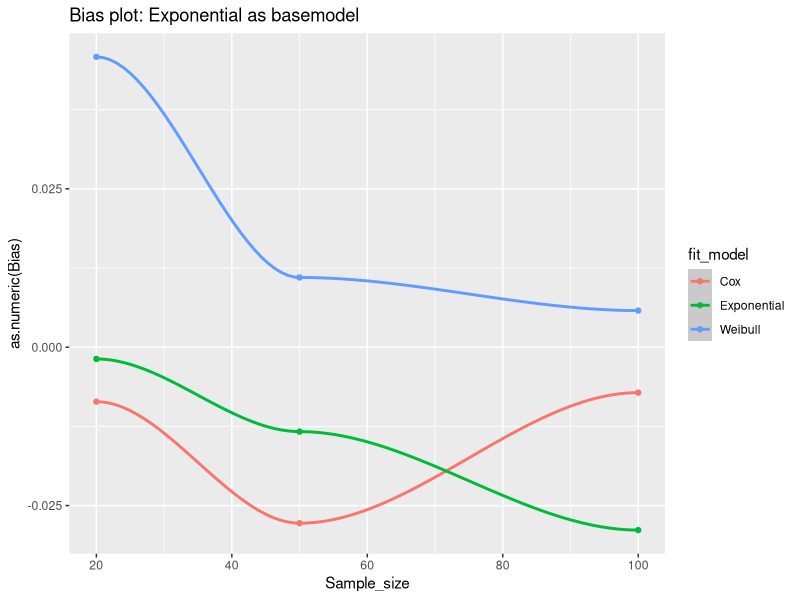
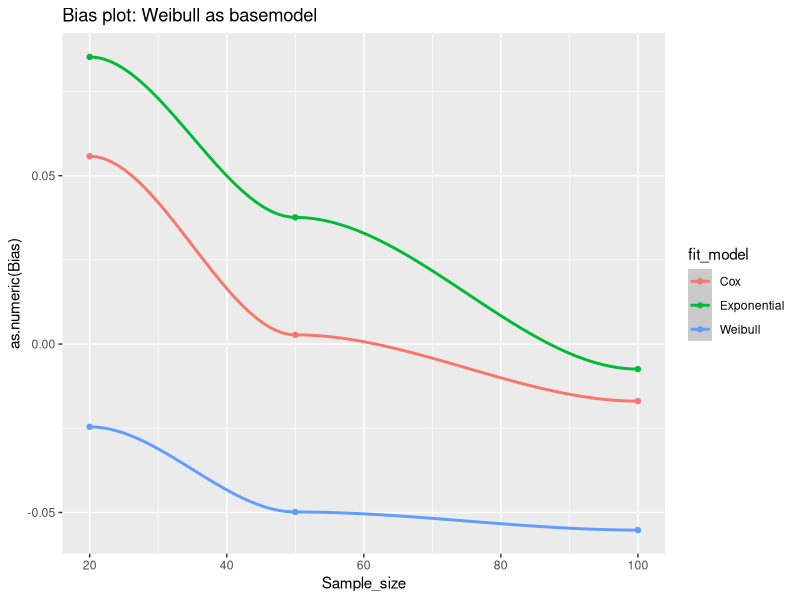
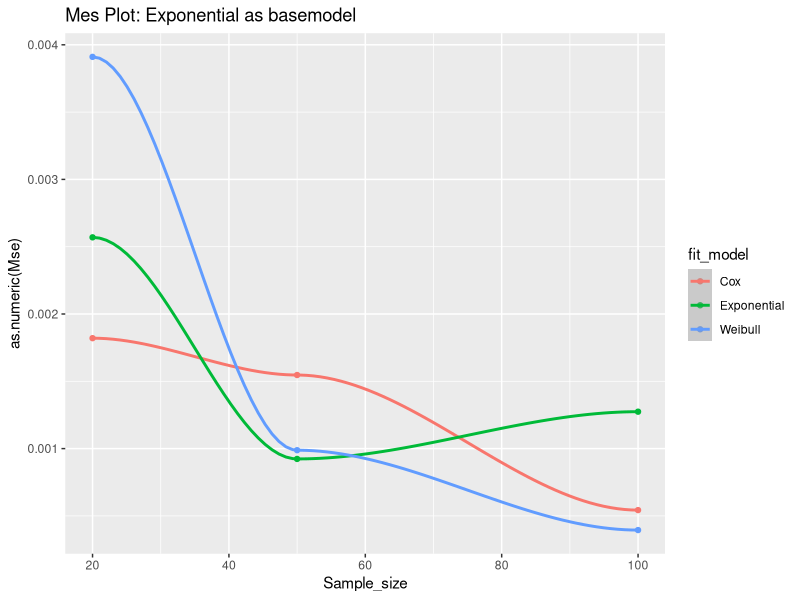
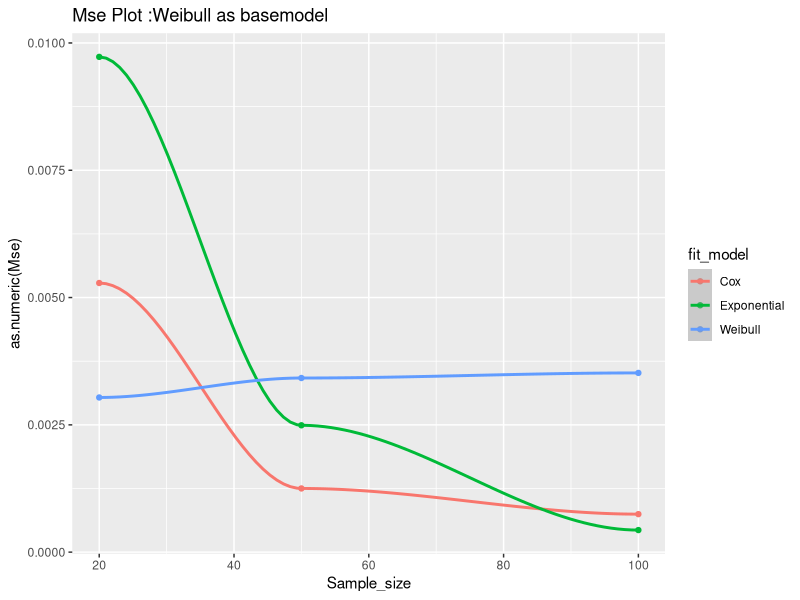
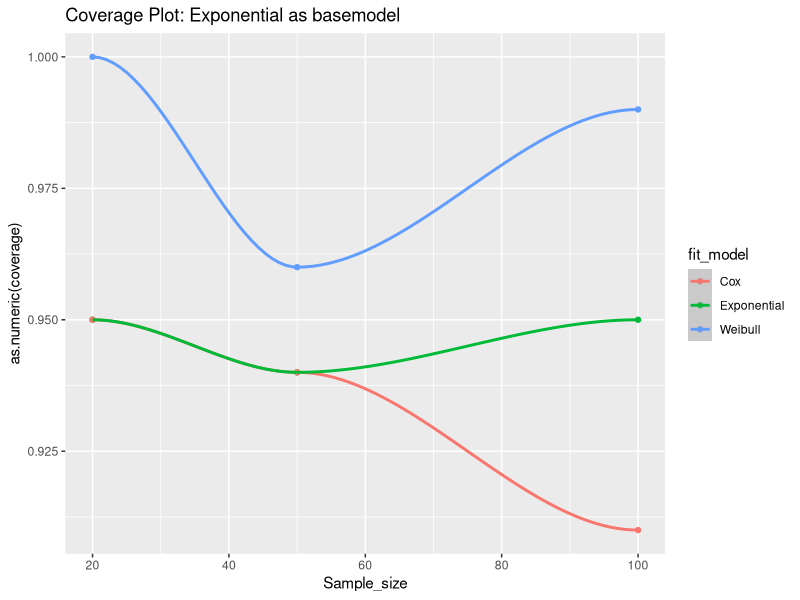
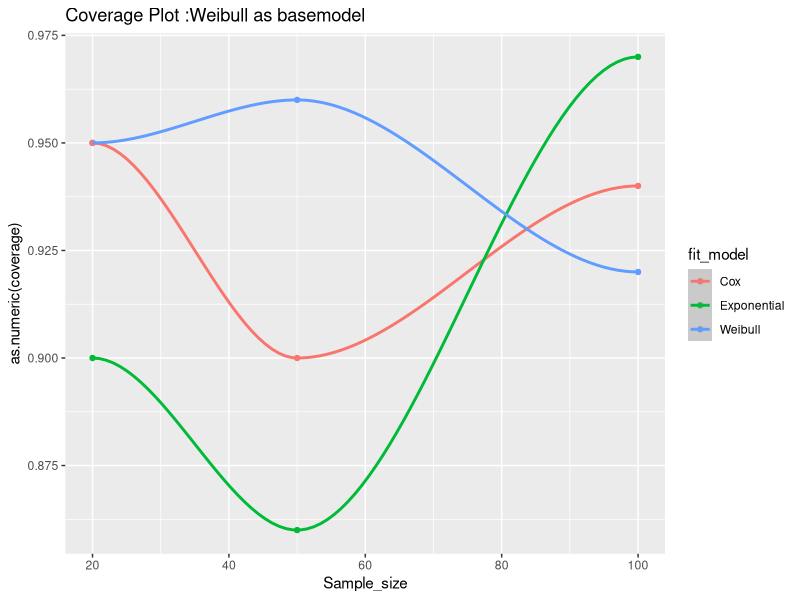
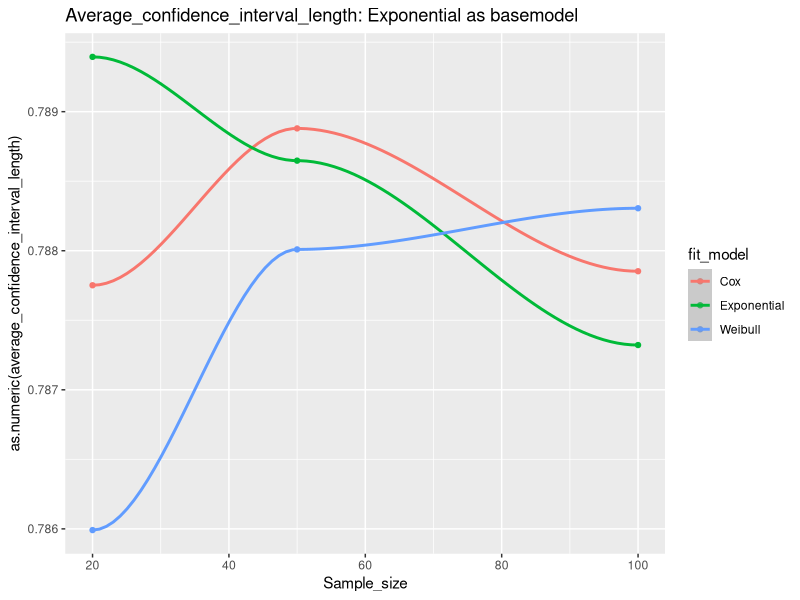
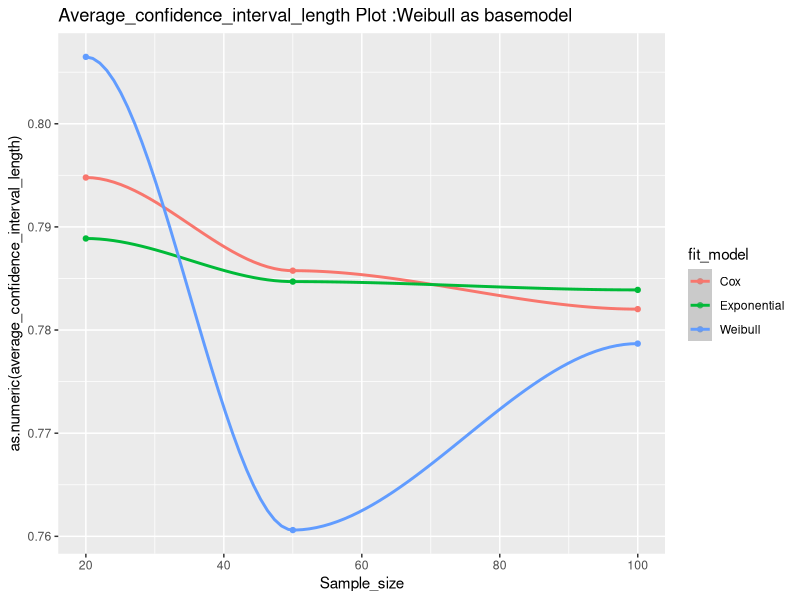

These figures' R source, in order:
## ---- chunk 1
knitr::opts_chunk$set(echo = TRUE)
library(tidyverse)
library(survival)
## ---- chunk 2

# baseline hazard: Weibull
# N = sample size    
# lambda = scale parameter in h0()
# rho = shape parameter in h0()
# beta = fixed effect parameter
simu_data <- function(N, lambda, rho, beta, baseline = "Exponential")
{
  # covariate --> N Bernoulli trials
  x <- sample(x=c(0, 1), size=N, replace=TRUE, prob=c(0.5, 0.5))
  v <- runif(n=N)
  if (baseline == "Exponential") {
    Tlat <- log(v)/(-exp(x * beta) * lambda)}
  else{
    # Weibull latent event times
    Tlat <- (- log(v) / (lambda * exp(x * beta)))^(1 / rho)
  }
  # data set
  data.frame(id=1:N,
             time=Tlat,
             x=x,
             baseline = baseline, stringsAsFactors = FALSE, row.names = NULL)
}
## ---- chunk 3
# #Simulation
# set.seed(1234)
# sim_num = 100 #Number of simulations
# betaHat <- rep(NA, sim_num) #Initial mean beta for each simulation
# baseline = "Cox" #The model for generated data
# fitmodel = "Cox" #The model to fit data
# for(k in 1:sim_num)
# {
#   dat <- simu_data(N=100, lambda=0.01, rho=1, beta=-0.6, baseline = baseline)
#   if(fitmodel == "Exponential"){
#     fit <- survreg(Surv(time) ~ x, data = dat, dist = "exponential")
#     betaHat[k] <- -fit$coefficients[-1]
#   } else if(fitmodel == "Cox"){
#     fit <- coxph(Surv(time) ~ x, data=dat)
#     betaHat[k] <- fit$coefficients[-1]
#   }else{
#     fit <- survreg(Surv(time) ~ x, data = dat, dist = "weibull")
#     betaHat[k] <- -fit$coefficients[-1] / fit$scale
#   }
# }
# betaHat #The returned list of mean beta for each simulation
## ---- chunk 4
set.seed(1234)
sim = function(fitmodel,baseline,sim_num, beta=-0.6, N=100, lambda=0.01, rho=1){
  num = sim_num
  betaHat = rep(NA, num) 
  coverage = rep(NA, num) #The vector for determining whether the CI cover true value of estimate
  CI_length = rep(NA, num)#The vector for the length of the CI
  for(k in 1:sim_num)
{
  dat <- simu_data(N=N, lambda=lambda, rho=rho, beta=beta, baseline = baseline)
  if(fitmodel == "Exponential"){
    fit <- survreg(Surv(time) ~ x, data = dat, dist = "exponential")
    betaHat[k] <- -fit$coefficients[-1]
    coverage[k] <- (-confint(fit)[4] <= beta) & (-confint(fit)[2] >= beta)
    CI_length[k] <- confint(fit)[4] - confint(fit)[2]
  } else if(fitmodel == "Cox"){
    fit <- coxph(Surv(time) ~ x, data=dat)
    betaHat[k] <- fit$coefficients[1]
    coverage[k] <- (confint(fit)[1] <= beta & confint(fit)[2] >= beta)
    CI_length[k] <- confint(fit)[2] - confint(fit)[1]
  }else{
    fit <- survreg(Surv(time) ~ x, data = dat, dist = "weibull")
    betaHat[k] <- -fit$coefficients[-1] / fit$scale
    coverage[k] <- (-confint(fit)[4] <= beta & -confint(fit)[2] >= beta)
    CI_length[k] <- confint(fit)[4] - confint(fit)[2]
  }
  }
   list(betaHat,coverage,CI_length)
  }
## ---- chunk 5
library(gmodels)
model_list = list("Exponential","Weibull","Cox")
beta_hat = vector("list", length = 9)
result = tibble()
k =1
size = c(20,50,100,500,1000)
for(t in 1:3){
  n = size[t]
for(i in 1:2){
  for(j in 1:3){
  sim_result = sim(model_list[[i]],model_list[[j]],n)
  beta_hat[[k]] = sim_result[[1]]
  result[k,1] = model_list[[i]]
  result[k,2] = model_list[[j]]
  result[k,3] = ci(beta_hat[[k]])[[1]]
  result[k,4] = ci(beta_hat[[k]])[[2]]
  result[k,5] = ci(beta_hat[[k]])[[3]]
  result[k,6] = ci(beta_hat[[k]])[[4]]
  result[k,7] = sum(beta_hat[[k]])/n+0.6
  result[k,8] = mean(sim_result[[2]])
  result[k,9] = mean(sim_result[[3]])
  result[k,10] = n
  k = k+1
  }
}
}
names(result)=c("base_model","fit_model","beta_Estimate","CI_lower","CI_upper","Std_Error","Bias","coverage","average_confidence_interval_length","Sample_size")
result$Mse = (result$beta_Estimate+0.6)^2+(result$Std_Error)^2
result$Sample_size = as.numeric(result$Sample_size)
result

## ---- chunk 6
#Bias Plot
#base_model = Exponential
filter(result,base_model == "Exponential") %>% 
ggplot(aes(x = Sample_size, y = as.numeric(Bias), color = fit_model))+
  geom_point()+
  geom_smooth()+
  labs(title = "Bias plot: Exponential as basemodel")

filter(result,base_model == "Weibull") %>% 
ggplot(aes(x = Sample_size, y = as.numeric(Bias), color = fit_model))+
  geom_point()+
  geom_smooth()+
 labs(title = "Bias plot: Weibull as basemodel")

## ---- chunk 7
#MSE Plot
filter(result,base_model == "Exponential") %>% 
ggplot(aes(x = Sample_size, y = as.numeric(Mse), color = fit_model))+
  geom_point()+
  geom_smooth()+
  labs(title = "Mes Plot: Exponential as basemodel")

filter(result,base_model == "Weibull") %>% 
ggplot(aes(x = Sample_size, y = as.numeric(Mse), color = fit_model))+
  geom_point()+
  geom_smooth()+
 labs(title = "Mse Plot :Weibull as basemodel")
## ---- chunk 8
#Coverage Plot
filter(result,base_model == "Exponential") %>% 
ggplot(aes(x = Sample_size, y = as.numeric(coverage), color = fit_model))+
  geom_point()+
  geom_smooth()+
  labs(title = "Coverage Plot: Exponential as basemodel")

filter(result,base_model == "Weibull") %>% 
ggplot(aes(x = Sample_size, y = as.numeric(coverage), color = fit_model))+
  geom_point()+
  geom_smooth()+
 labs(title = "Coverage Plot :Weibull as basemodel")





## ---- chunk 9
#Average_confidence_interval_length plot
filter(result,base_model == "Exponential") %>% 
ggplot(aes(x = Sample_size, y = as.numeric(average_confidence_interval_length), color = fit_model))+
  geom_point()+
  geom_smooth()+
  labs(title = "Average_confidence_interval_length: Exponential as basemodel")

filter(result,base_model == "Weibull") %>% 
ggplot(aes(x = Sample_size, y = as.numeric(average_confidence_interval_length), color = fit_model))+
  geom_point()+
  geom_smooth()+
 labs(title = "Average_confidence_interval_length Plot :Weibull as basemodel")
